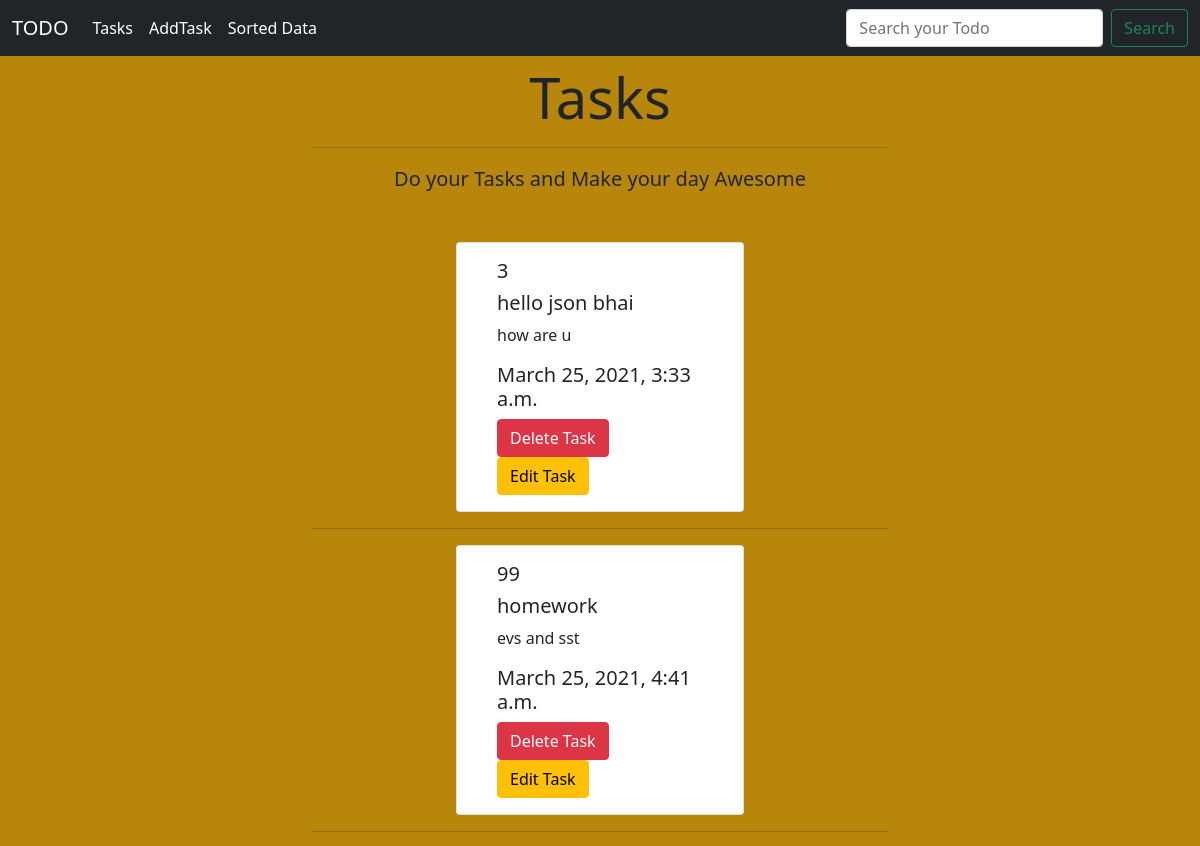
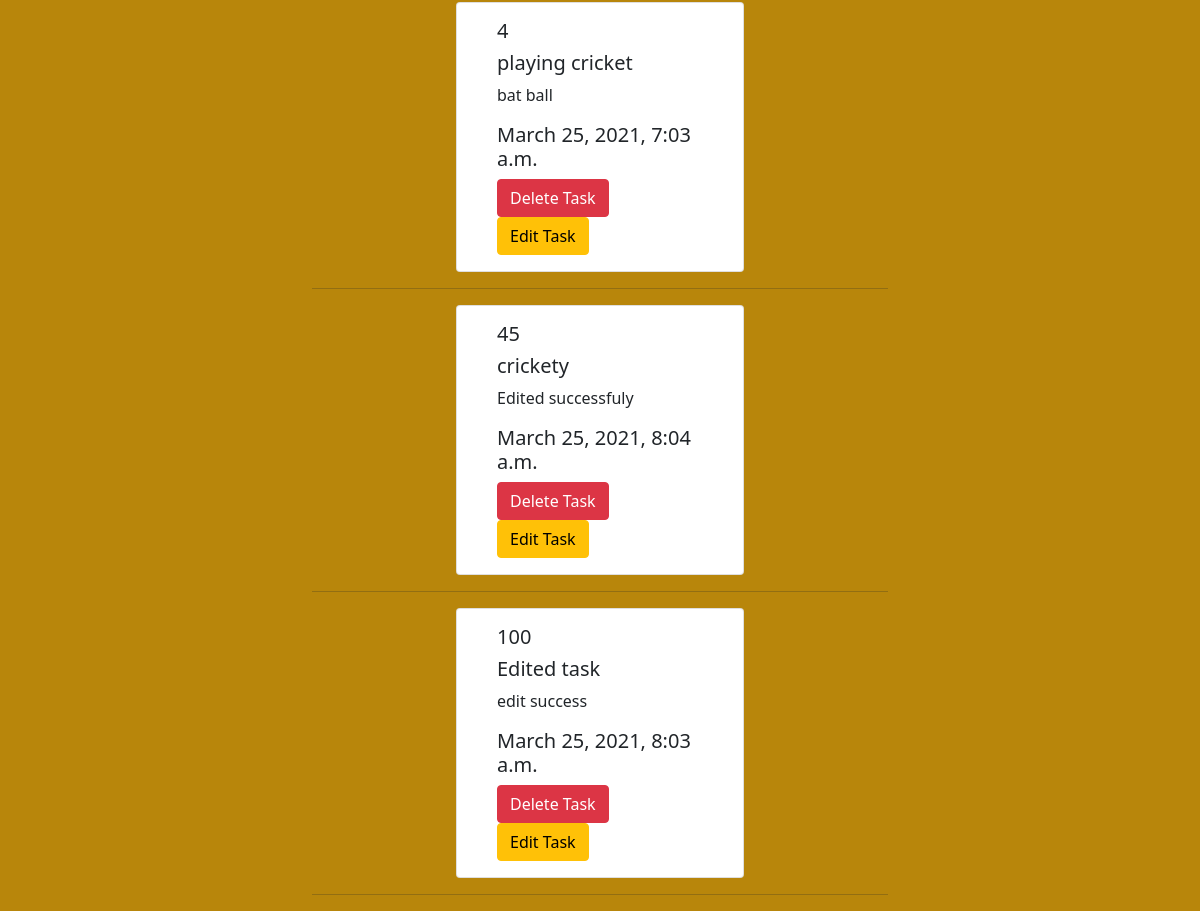
Page /todo/todolist on the committed database (2 pictures, top to bottom).
### todo/models.py (models this page shows)
class Todo(models.Model):
    title = models.CharField(max_length=255)
    discription = models.TextField()
    priority = models.IntegerField()
    created_at = models.DateTimeField(auto_now_add=True)

### todo/views.py (the view)
# urls.py: path('todolist', views.todolist, name = 'todolist'),
def todolist(request):
    mydict = {
        'todo_items': Todo.objects.all()
    }
    return render(request, 'todo/tasks.html', context=mydict)

### todo/templates/todo/tasks.html (shortened to what this page needs)
{% extends 'todo/index.html' %}
{% load static %}
{% block content %}
<div class="container-fluid" style="background: darkgoldenrod;">
    <div class="row">
        <div class="col-md-6" style="margin: 2rem auto 0 auto;">
            <p class="display-4" id="task" name="about" style="text-align: center; margin-top: 2rem;">
                Tasks
            </p>
            <hr>
            <p class="lead" style="text-align: center; margin-bottom: 3rem;">
                Do your Tasks and Make your day Awesome
            </p>
        </div>
    </div>
    <div class="row">
        <div class="col-md-6" style="margin: 0 auto;">
            {% for task in todo_items %}
            <div class="card container-fluid" style="width: 18rem;">
                <div class="card-body" style="display: block;">
                    <h5 class="card-title">{{task.priority}}</h5>
                    <h5 class="card-title">{{task.title}}</h5>
                    <p class="card-text">{{task.discription}}</p>
                    <h5 class="card-title">{{task.created_at}}</h5>
                    <a href="/todo/delete/{{task.id}}" class="btn btn-danger">Delete Task</a>
                    <a href="/todo/edit/{{task.id}}" class="btn btn-warning">Edit Task</a>
                </div>
            </div>
            <hr>
            {% endfor %}
        </div>
    </div>
</div>
{% endblock %}

### todo/templates/todo/index.html (shortened to what this page needs)
<!doctype html>
<html lang="en">
<head>
    <link href="https://cdn.jsdelivr.net/npm/bootstrap@5.0.0-beta2/dist/css/bootstrap.min.css" rel="stylesheet"
>
</head>
<body>
{% load static %}
<nav class="navbar navbar-expand-lg navbar-dark bg-dark fixed-top">
    <div class="container-fluid">
        <a class="navbar-brand" href="/todo/main">TODO</a>
        <div class="collapse navbar-collapse" id="navbarSupportedContent">
            <ul class="navbar-nav me-auto mb-2 mb-lg-0">
                <li class="nav-item">
                    <a class="nav-link active" aria-current="page" href="{% url 'todolist' %}">Tasks</a>
                </li>
                <li class="nav-item">
                    <a class="nav-link active" aria-current="page" href="/todo/main">AddTask</a>
                </li>
                <li class="nav-item">
                    <a class="nav-link active" aria-current="page" href="sortdata">Sorted Data</a>
                </li>
            </ul>
            <form class="d-flex" method="POST" action="searchtodo">
                <input class="form-control me-2" name="query" type="search" placeholder="Search your Todo" aria-label="Search">
                <button class="btn btn-outline-success" type="submit">Search</button>
            </form>
        </div>
    </div>
</nav>
{% block content %}{% endblock %}
</body>
</html>

### rows in the picture
Todo: priority "3", title "hello json bhai", discription "how are u", created_at "March 25, 2021, 3:33 a.m."
Todo: priority "99", title "homework", discription "evs and sst", created_at "March 25, 2021, 4:41 a.m."
Todo: priority "4", title "playing cricket", discription "bat ball", created_at "March 25, 2021, 7:03 a.m."
Todo: priority "45", title "crickety", discription "Edited successfuly", created_at "March 25, 2021, 8:04 a.m."
Todo: priority "100", title "Edited task", discription "edit success", created_at "March 25, 2021, 8:03 a.m."
